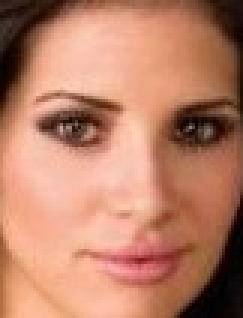
#> input picture Training/female/132167.jpg.jpg, 81 x 106 px (shown 3 times larger); its folder holds 4 pictures in this run
$ python classify.py
#> lines starting #> are read from the running program, lines starting #| are printed output that depends on the picture
import cv2
import numpy as np
from skimage import feature
import joblib
from sklearn import svm
from sklearn.metrics import accuracy_score, recall_score, precision_score
from sklearn.model_selection import train_test_split
import glob
import os

def extract_hog_features(image):
    gray_image = cv2.cvtColor(image, cv2.COLOR_BGR2GRAY)
    hog_features = feature.hog(gray_image, pixels_per_cell=(8, 8),
                               cells_per_block=(2, 2), visualize=False)
    return hog_features

def load_images_and_labels(image_paths, labels):
    features = []
    for image_path in image_paths:
        image = cv2.imread(image_path)
#> image is the input picture: shape (106, 81, 3); mean B, G, R 103.8, 127.8, 186.1
        if image is not None:
            image = cv2.resize(image, (128, 128))
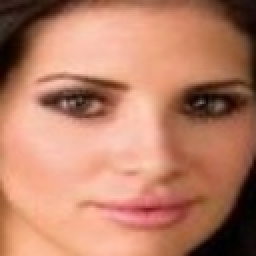
#> image: shape (128, 128, 3) (shown 2 times larger); mean B, G, R 103.7, 127.7, 186
            hog_features = extract_hog_features(image)
#> in extract_hog_features, `gray_image = cv2.cvtColor(image, cv2.COLOR_BGR2GRAY)`:
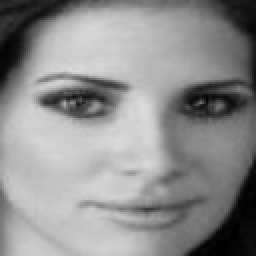
#> gray_image: shape (128, 128) (shown 2 times larger); min 0, max 219, mean 142.4
#> in extract_hog_features, `hog_features = feature.hog(gray_image, pixels_per_cell=(8, 8), cells_p..`: hog_features = 8100 values, max 0.835 at index 7525, min 0 at index 1, mean 0.114
            features.append(hog_features)
        else:
            print(f"Warning: Image at path {image_path} could not be loaded.")
#> pass 2 of the loop in load_images_and_labels, `for image_path in image_paths:`:
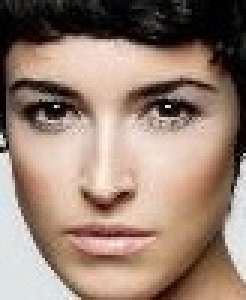
#> input picture Training/female/133546.jpg.jpg, 82 x 100 px (shown 3 times larger)
#> in load_images_and_labels, image is the input picture: shape (100, 82, 3); mean B, G, R 115.4, 129.2, 152.8
#> in load_images_and_labels, `image = cv2.resize(image, (128, 128))`:
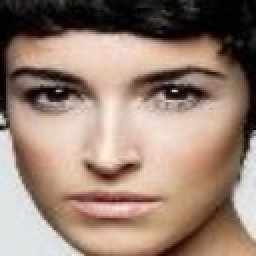
#> image: shape (128, 128, 3) (shown 2 times larger); mean B, G, R 115.3, 129.1, 152.6
#> in extract_hog_features (call 2), `gray_image = cv2.cvtColor(image, cv2.COLOR_BGR2GRAY)`:
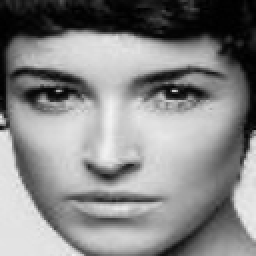
#> gray_image: shape (128, 128) (shown 2 times larger); min 0, max 243, mean 134.6
#> in extract_hog_features (call 2), `hog_features = feature.hog(gray_image, pixels_per_cell=(8, 8), cells_p..`: hog_features = 8100 values, max 0.645 at index 6286, min 0 at index 173, mean 0.11
#> pass 3 of the loop in load_images_and_labels, `for image_path in image_paths:`:
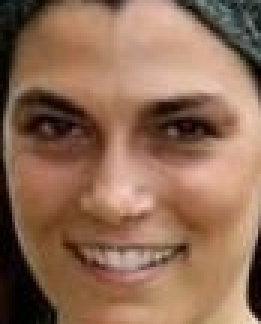
#> input picture Training/female/137748.jpg.jpg, 87 x 108 px (shown 3 times larger)
#> in load_images_and_labels, image is the input picture: shape (108, 87, 3); mean B, G, R 85.9, 108.4, 144.5
#> in load_images_and_labels, `image = cv2.resize(image, (128, 128))`:
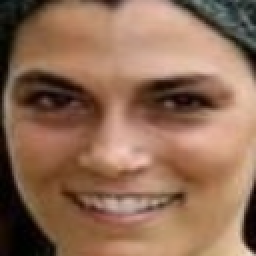
#> image: shape (128, 128, 3) (shown 2 times larger); mean B, G, R 85.8, 108.3, 144.4
#> in extract_hog_features (call 3), `gray_image = cv2.cvtColor(image, cv2.COLOR_BGR2GRAY)`:
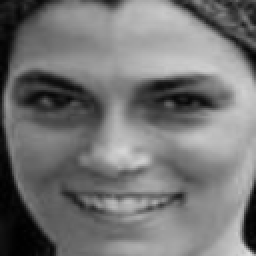
#> gray_image: shape (128, 128) (shown 2 times larger); min 0, max 220, mean 116.5
#> in extract_hog_features (call 3), `hog_features = feature.hog(gray_image, pixels_per_cell=(8, 8), cells_p..`: hog_features = 8100 values, max 0.713 at index 1527, min 0 at index 33, mean 0.115
#> the loop made 4 passes; the first 3 are shown
    return np.array(features), np.array(labels)

def classify_image(image_path, model, target_size=(128, 128)):
    image = cv2.imread(image_path)
    if image is None:
        print(f'Image not found: {image_path}')
        return None, None
    image = cv2.resize(image, target_size)
    hog_features = extract_hog_features(image)

    prediction = model.predict([hog_features])
    confidence_scores = model.predict_proba([hog_features])

    predicted_class_index = model.classes_.tolist().index(prediction[0])
    confidence_scores = confidence_scores[0][predicted_class_index]

    return prediction[0], confidence_scores

# Load dataset
male_image_paths = glob.glob('./Validation/male/*.[jp][pn]g')[:100]
female_image_paths = glob.glob('./Validation/female/*.[jp][pn]g')[:100]
image_paths = male_image_paths + female_image_paths
labels = ['male'] * len(male_image_paths) + ['female'] * len(female_image_paths)

# Debugging information
print(f"Number of male images: {len(male_image_paths)}")
print(f"Number of female images: {len(female_image_paths)}")
print(f"Total number of images: {len(image_paths)}\n")

# Extract features and labels
features, labels = load_images_and_labels(image_paths, labels)

# Debugging information
print(f"Number of features extracted: {len(features)}")
print(f"Number of labels: {len(labels)}\n")

# Check if features and labels are not empty
if len(features) == 0 or len(labels) == 0:
    raise ValueError("No features or labels were loaded. Please check the image paths and ensure images are available.")

# Split dataset into training and testing sets
X_train, X_test, y_train, y_test = train_test_split(features, labels, test_size=0.2, random_state=42)

# Train SVM model
model = svm.SVC(probability=True)
#> (the run stopped early here; a loop or call above may not have finished)
